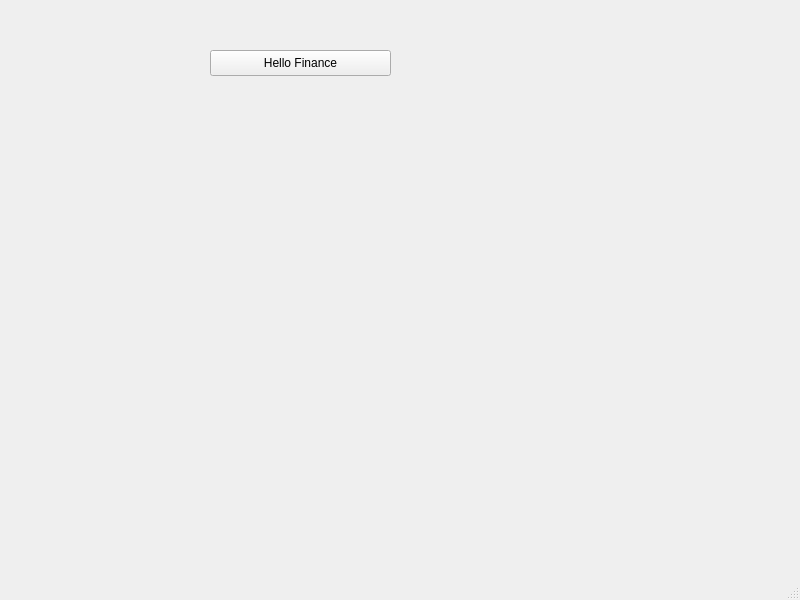
<?xml version="1.0" encoding="UTF-8"?>
<ui version="4.0">
 <class>MainWindow</class>
 <widget class="QMainWindow" name="MainWindow">
  <property name="geometry">
   <rect>
    <x>0</x>
    <y>0</y>
    <width>800</width>
    <height>600</height>
   </rect>
  </property>
  <property name="windowTitle">
   <string>MainWindow</string>
  </property>
  <widget class="QWidget" name="centralwidget">
   <widget class="QPushButton" name="pushButton">
    <property name="geometry">
     <rect>
      <x>210</x>
      <y>50</y>
      <width>181</width>
      <height>26</height>
     </rect>
    </property>
    <property name="text">
     <string>Hello Finance</string>
    </property>
   </widget>
  </widget>
  <widget class="QMenuBar" name="menubar">
   <property name="geometry">
    <rect>
     <x>0</x>
     <y>0</y>
     <width>800</width>
     <height>23</height>
    </rect>
   </property>
  </widget>
  <widget class="QStatusBar" name="statusbar"/>
 </widget>
 <resources/>
 <connections/>
</ui>
